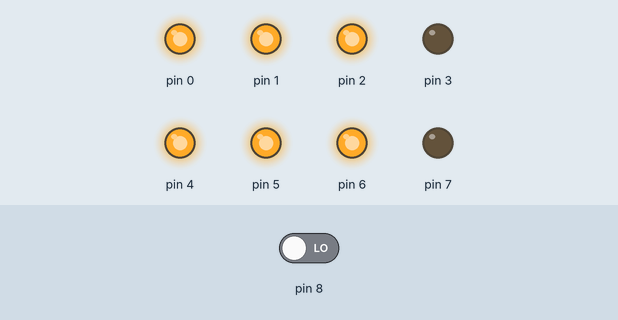
This sketch was run on a simulated Arduino Uno, built with avr-gcc and run on an emulated ATmega328P. On the bench: output pins drawn as LEDs (lit = HIGH). Inputs (shaded band) come from the test bench; at power-on: pin 8 LOW.

Above: at 1.2 s.
1.3 s: pin 8 driven HIGH
At 2.4 s:
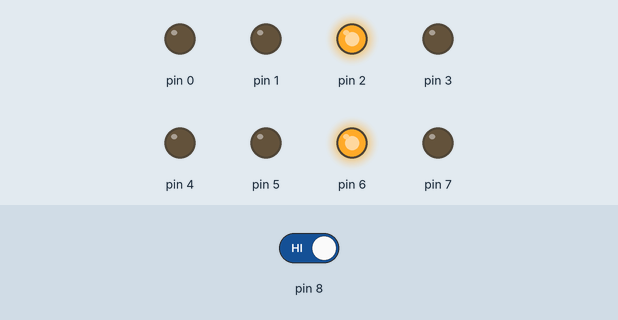
Timing chart, 0 to 4.3 s (numbered marks = the images above; inputs shaded):
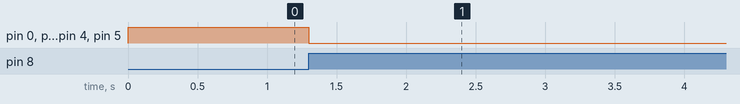

The sketch:

req4.ino
```cpp
#include <avr/io.h>
#include <util/delay.h>
 int count=0;
 bool curr=HIGH;
bool prev=HIGH;
void setup() {
  // put your setup code here, to run once:
DDRB &= (~(1<<PB0)); //in

DDRD |= (1<<PD0); //out
DDRD |= (1<<PD1); //out
DDRD |= (1<<PD2); //out
DDRD |= (1<<PD3); //out
DDRD |= (1<<PD4); //out
DDRD |= (1<<PD5); //out
DDRD |= (1<<PD6); //out
DDRD |= (1<<PD7); //out

  PORTD |= (1<<PD0);
  PORTD |= (1<<PD1);
   PORTD |= (1<<PD2);
     PORTD &= (~(1<<PB3));
      PORTD |= (1<<PD4);
       PORTD |= (1<<PD5);
        PORTD |= (1<<PD6);

}

void loop() {
  // put your main code here, to run repeatedly:

  prev=curr;
  curr=PINB & (1<<PB0);
if(prev == 0 && curr == 1) //DOWN PRESSED 1
{
  if(count==9)
  {
    count=0;
  }
   count++;

   if(count==0)
  {
   PORTD |= (1<<PD0);
   PORTD |= (1<<PD1);
    PORTD |= (1<<PD2);
     PORTD &= (~(1<<PB3));
      PORTD |= (1<<PD4);
       PORTD |= (1<<PD5);
        PORTD |= (1<<PD6);
  }
  else if(count==1)
  {
    PORTD &= (~(1<<PD0));
   PORTD &= (~(1<<PD1));
    PORTD |= (1<<PD2);
     PORTD &= (~(1<<PB3));
      PORTD &= (~(1<<PD4));
       PORTD &= (~(1<<PD5));
        PORTD |= (1<<PD6);
  }
  if(count==2)
  {

  }
  if(count==3)
  {

  }
  if(count==4)
  {

  }
  if(count==5)
  {

  }
  if(count==6)
  {

  }
  if(count==7)
  {

  }
  if(count==8)
  {

  }
  if(count==9)
  {

  }


 _delay_ms(30);
}


}
```

Measured:
- after the input at 1.3 s, pin 0, pin 1, pin 4, pin 5: HIGH → LOW at once
